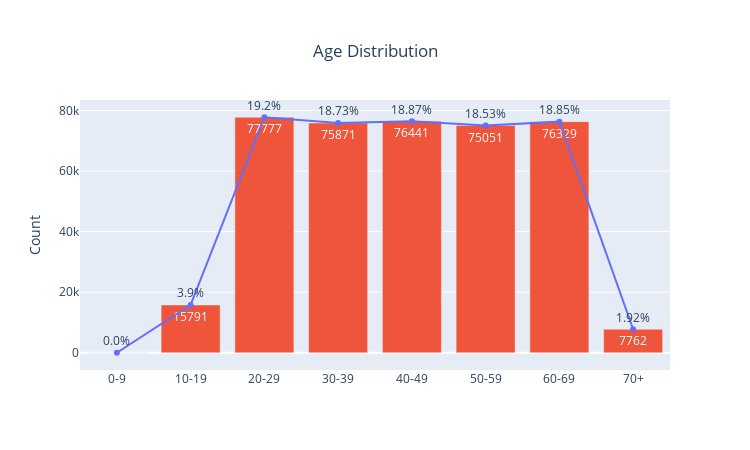

Here is the notebook cell this chart was saved with:
### Code cell
# Age distribution by age
df_final['Age Group'] = pd.Categorical(df_final['Age Group'], categories=age_labels, ordered=True)

# Count each age group
age_group_count = df_final['Age Group'].value_counts().sort_index().reset_index(name='Count')

# Calculate the percentage for each age group
age_group_count['Percentage'] = round(age_group_count['Count'] / age_group_count['Count'].sum()*100, 2)
age_group_count['Percentage Text'] = age_group_count['Percentage'].astype(str) + '%'

# Plot a line chart with bars
fig1 = px.line(age_group_count,x='Age Group', y='Count',
               title='Age Distribution',
               markers=True,
               text='Percentage Text',
               labels={'Count': 'Number of Customers'})

fig1.update_traces(textposition="top center") #adjust text position for percentages 
fig1.add_bar(x=age_group_count['Age Group'], y=age_group_count['Count'], text=age_group_count['Count'], textposition='inside', name='Count')
fig1.update_traces(textfont_color='white', selector=dict(type='bar'))
fig1.update_layout(title={'x': 0.5, 'y': 0.9},
                   xaxis_title= None,
                   yaxis_title= 'Count',
                   width=750, height=450, 
                   showlegend=False)
# display graphs
fig1.show()

### Figure 1 — Plotly figure (JSON) as saved in the notebook; plotly's stock layout.template omitted (floating-point values rounded to 4 significant figures)
{"data": [{"hovertemplate": "Age Group=%{x}<br>Number of Customers=%{y}<br>Percentage Text=%{text}<extra></extra>", "legendgroup": "", "line": {"color": "#636efa", "dash": "solid"}, "marker": {"symbol": "circle"}, "mode": "lines+markers+text", "name": "", "orientation": "v", "showlegend": false, "text": ["0.0%", "3.9%", "19.2%", "18.73%", "18.87%", "18.53%", "18.85%", "1.92%"], "textposition": "top center", "type": "scatter", "x": ["0-9", "10-19", "20-29", "30-39", "40-49", "50-59", "60-69", "70+"], "xaxis": "x", "y": [0, 15791, 77777, 75871, 76441, 75051, 76329, 7762], "yaxis": "y"}, {"name": "Count", "text": [0, 15791, 77777, 75871, 76441, 75051, 76329, 7762], "textfont": {"color": "white"}, "textposition": "inside", "type": "bar", "x": ["0-9", "10-19", "20-29", "30-39", "40-49", "50-59", "60-69", "70+"], "y": [0, 15791, 77777, 75871, 76441, 75051, 76329, 7762]}], "layout": {"height": 450, "legend": {"tracegroupgap": 0}, "showlegend": false, "title": {"text": "Age Distribution", "x": 0.5, "y": 0.9}, "width": 750, "xaxis": {"anchor": "y", "domain": [0, 1], "title": {}}, "yaxis": {"anchor": "x", "domain": [0, 1], "title": {"text": "Count"}}}}
